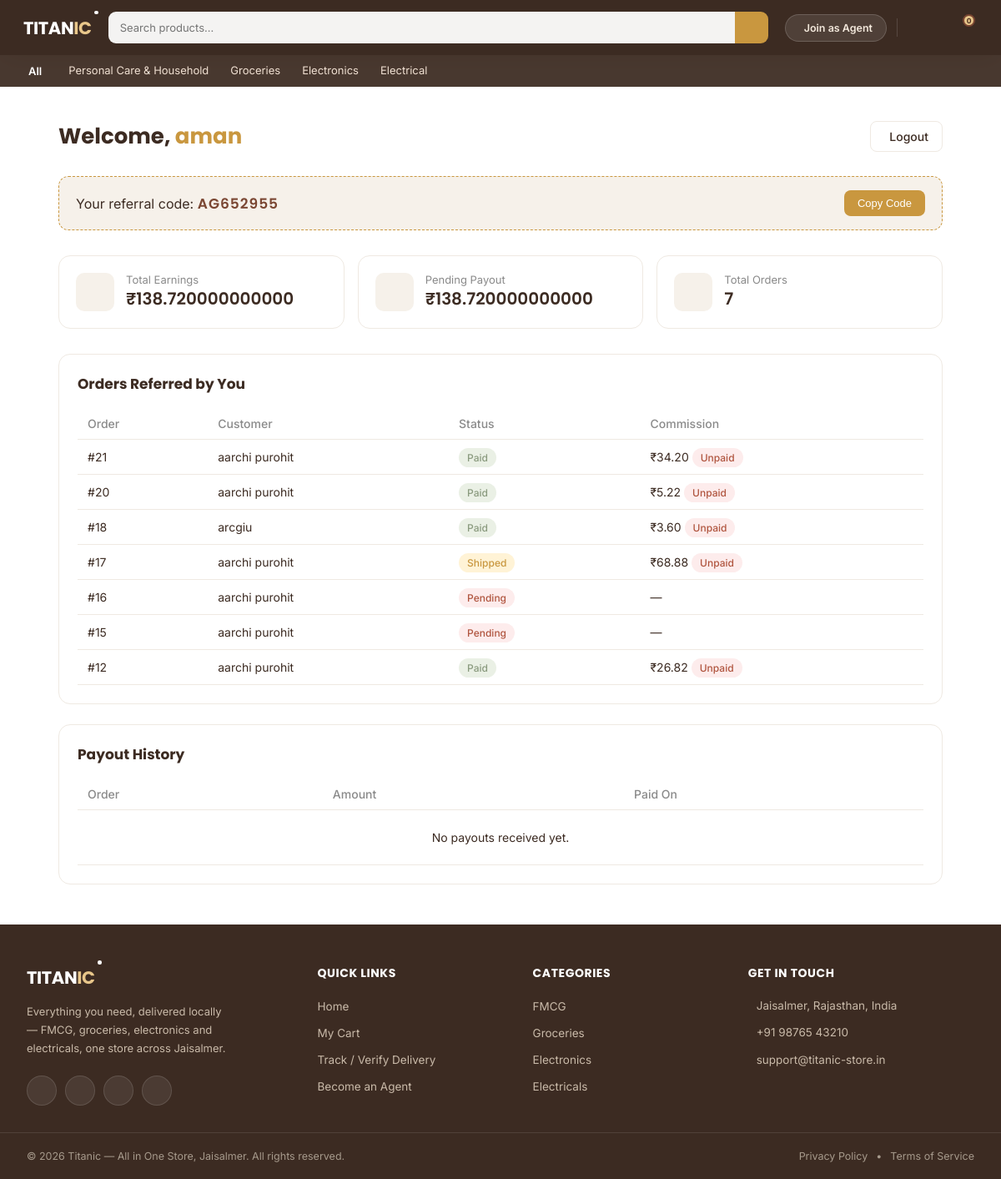
The app's page /agent/dashboard/ (signed in), older data.
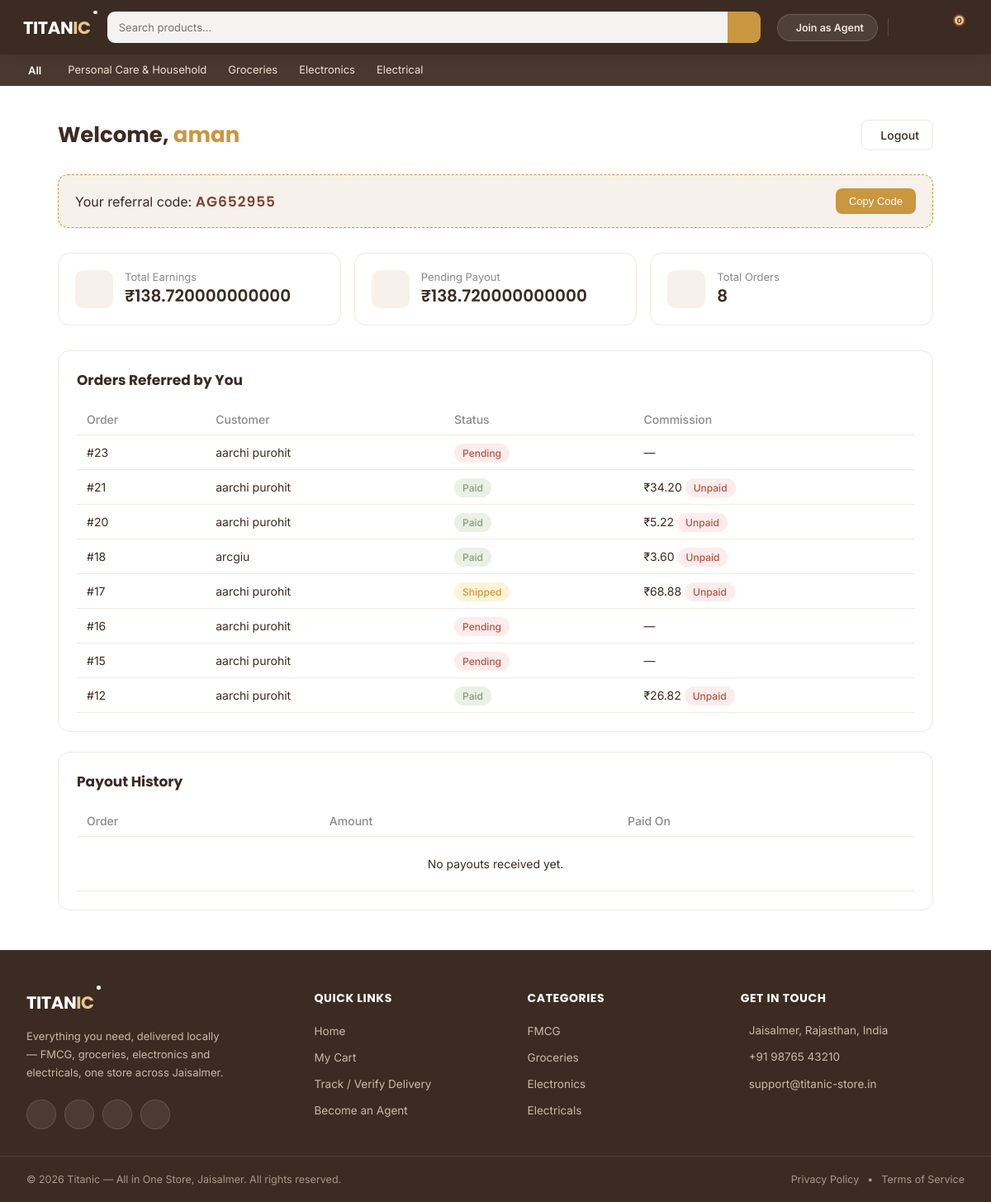
The same page, newer data.
### orders/models.py (models this page shows, shortened)
class Order(models.Model):
    STATUS_CHOICES = [
        ('pending', 'Pending'),
        ('paid', 'Paid'),
        ('shipped', 'Shipped'),
        ('delivered', 'Delivered'),
    ]
    customer = models.ForeignKey(User, null=True, blank=True, on_delete=models.SET_NULL, related_name='orders')
    full_name = models.CharField(max_length=100)
    phone = models.CharField(max_length=15)
    address = models.TextField()
    pincode = models.CharField(max_length=10)
    referred_by = models.ForeignKey(Agent, null=True, blank=True, on_delete=models.SET_NULL)
    status = models.CharField(max_length=20, choices=STATUS_CHOICES, default='pending')
    delivery_otp = models.CharField(max_length=6, null=True, blank=True)
    razorpay_order_id = models.CharField(max_length=100, null=True, blank=True)
    created_at = models.DateTimeField(auto_now_add=True)

### agents/models.py (models this page shows, shortened)
class Commission(models.Model):
    order = models.OneToOneField('orders.Order', on_delete=models.CASCADE, related_name='commission')
    agent = models.ForeignKey(Agent, on_delete=models.CASCADE, related_name='commissions')
    amount = models.DecimalField(max_digits=10, decimal_places=2)
    is_paid = models.BooleanField(default=False)
    created_at = models.DateTimeField(auto_now_add=True)
    paid_at = models.DateTimeField(null=True, blank=True)

### agents/views.py (the view)
# urls.py: path('agent/dashboard/', views.agent_dashboard, name='agent_dashboard'),
@login_required(login_url='agent_login')
def agent_dashboard(request):
    if not hasattr(request.user, 'agent'):
        messages.error(request, 'Ye page sirf agents ke liye hai.')
        return redirect('agent_login')
    agent = request.user.agent
    if not agent.is_approved:
        return render(request, 'agents/dashboard.html', {
            'agent': agent,
            'pending_approval': True,
        })
    orders = Order.objects.filter(referred_by=agent).order_by('-created_at')
    commissions = Commission.objects.filter(agent=agent).order_by('-created_at')
    total_earnings = commissions.aggregate(total=Sum('amount'))['total'] or 0
    pending_amount = commissions.filter(is_paid=False).aggregate(total=Sum('amount'))['total'] or 0
    paid_amount = commissions.filter(is_paid=True).aggregate(total=Sum('amount'))['total'] or 0
    payout_history = commissions.filter(is_paid=True).order_by('-paid_at')
    context = {
        'agent': agent,
        'pending_approval': False,
        'orders': orders,
        'total_orders': orders.count(),
        'total_earnings': total_earnings,
        'pending_amount': pending_amount,
        'paid_amount': paid_amount,
        'payout_history': payout_history,
    }
    return render(request, 'agents/dashboard.html', context)

### products/context_processors.py (called while the page is built)
def featured_categories(request):
    return {
        'featured_categories': {
            'fmcg': Categories.objects.filter(parent=None, name__in=['FMCG', 'Fmcg', 'Personal Care & Household', 'Personal Care & Household']).first(),
            'groceries': Categories.objects.filter(parent=None, name__in=['Groceries', 'Grocery']).first(),
            'electronics': Categories.objects.filter(parent=None, name__in=['Electronics']).first(),
            'electricals': Categories.objects.filter(parent=None, name__in=['Electrical', 'Electricals']).first(),
        }
    }

### agents/templates/agents/dashboard.html (shortened to what the changed rows need)
{% extends 'base.html' %}
{% load static %}
{% block content %}
<link rel="stylesheet" href="{% static 'agents/dashboard.css' %}">
<div class="dash-wrap">
    <div class="dash-header">
        <h1>Welcome, <span>{{ agent.name }}</span></h1>
    </div>
    {% if pending_approval %}
        <div class="pending-box">
            <i class="ti ti-clock-hour-4"></i>
            <h2>Approval Pending</h2>
            <p>Your agent account is under review. Once approved, you'll be able to see your earnings and orders here.</p>
        </div>
    {% else %}
        <div class="referral-box">
            <div>
                Your referral code: <span class="code">{{ agent.referral_code }}</span>
            </div>
            <button onclick="navigator.clipboard.writeText('{{ agent.referral_code }}'); this.innerText='Copied!'">
                Copy Code
            </button>
        </div>
        <div class="stat-grid">
            <div class="stat-card">
                <div class="stat-icon"></div>
                <div class="stat-info">
                    <div class="label">Total Earnings</div>
                    <div class="value">₹{{ total_earnings }}</div>
                </div>
            </div>
            <div class="stat-card">
                <div class="stat-icon"></div>
                <div class="stat-info">
                    <div class="label">Pending Payout</div>
                    <div class="value">₹{{ pending_amount }}</div>
                </div>
            </div>
            <div class="stat-card">
                <div class="stat-icon"></div>
                <div class="stat-info">
                    <div class="label">Total Orders</div>
                    <div class="value">{{ total_orders }}</div>
                </div>
            </div>
        </div>
        <div class="dash-section">
            <h3>Orders Referred by You</h3>
            <table class="dash-table">
                <thead>
                    <tr>
                        <th>Order</th>
                        <th>Customer</th>
                        <th>Status</th>
                        <th>Commission</th>
                    </tr>
                </thead>
                <tbody>
                    {% for order in orders %}
                    <tr>
                        <td>#{{ order.id }}</td>
                        <td>{{ order.full_name }}</td>
                        <td><span class="badge badge-{{ order.status }}">{{ order.get_status_display }}</span></td>
                        <td>
                            {% if order.commission %}
                                ₹{{ order.commission.amount }}
                                {% if order.commission.is_paid %}
                                    <span class="badge badge-paid">Paid</span>
                                {% else %}
                                    <span class="badge badge-pending">Unpaid</span>
                                {% endif %}
                            {% else %}
                                —
                            {% endif %}
                        </td>
                    </tr>
                    {% empty %}
                    <tr><td colspan="4" class="empty-row">No orders yet. Share your referral code to start earning!</td></tr>
                    {% endfor %}
                </tbody>
            </table>
        </div>
        <div class="dash-section">
            <h3>Payout History</h3>
            <table class="dash-table">
                <thead>
                    <tr>
                        <th>Order</th>
                        <th>Amount</th>
                        <th>Paid On</th>
                    </tr>
                </thead>
                <tbody>
                    {% for c in payout_history %}
                    <tr>
                        <td>#{{ c.order.id }}</td>
                        <td>₹{{ c.amount }}</td>
                        <td>{{ c.paid_at|date:"d M Y" }}</td>
                    </tr>
                    {% empty %}
                    <tr><td colspan="3" class="empty-row">No payouts received yet.</td></tr>
                    {% endfor %}
                </tbody>
            </table>
        </div>
    {% endif %}
</div>
{% endblock %}

Row changes from the older to the newer data that the page shows:
added Order: id "23", full_name "aarchi purohit", status "Pending"
Text that changed along with them:
{{ total_orders }}: "7" → "8"
